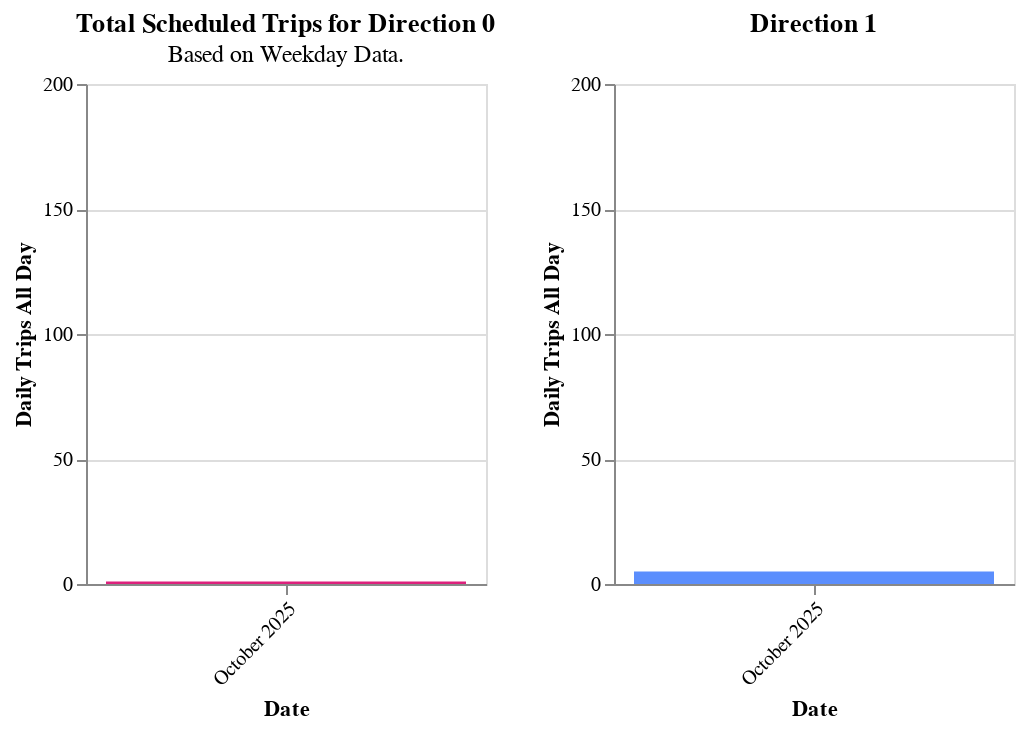

Notebook cell for this chart:
### Code cell
create_scheduled_trips(subset_df)
